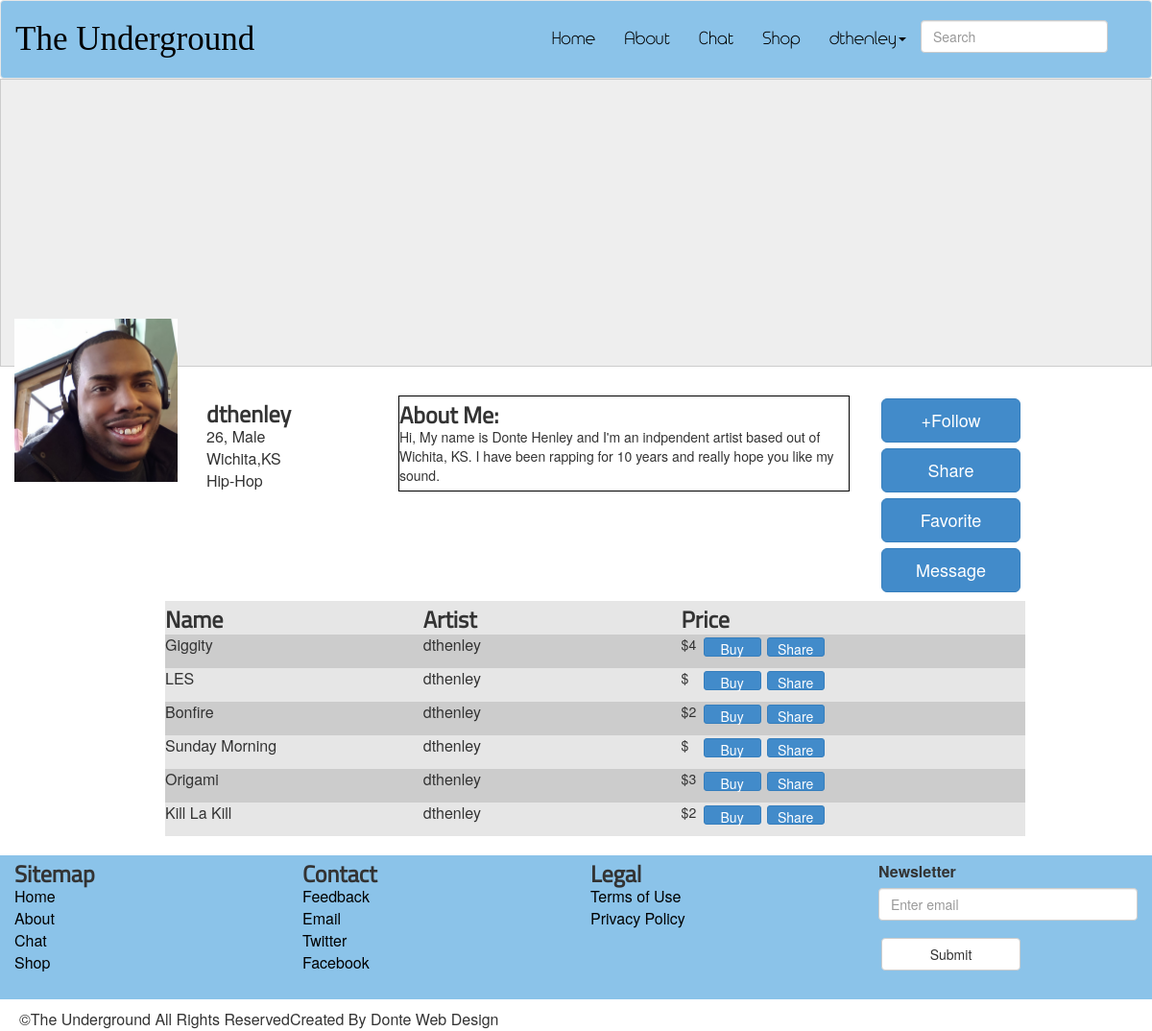
/shop.php (signed in), run on the app's committed database.
### tables this page shows
CREATE TABLE `Users` (
  `userid` int(11) NOT NULL AUTO_INCREMENT,
  `username` varchar(15) NOT NULL,
  `password` varchar(20) NOT NULL,
  `email` varchar(30) NOT NULL,
  `realname` varchar(60) DEFAULT NULL,
  `age` int(3) DEFAULT NULL,
  `sex` varchar(8) DEFAULT NULL,
  `location` varchar(80) DEFAULT NULL,
  `genre` varchar(20) DEFAULT NULL,
  `profileimg` varchar(130) DEFAULT 'images/user.png',
  `signupdate` date DEFAULT NULL,
  `lastonline` date DEFAULT NULL,
  `aboutme` varchar(1040) DEFAULT NULL,
  `acctType` varchar(10) NOT NULL,
  `comment` varchar(5000) DEFAULT NULL,
  `favoriteList` varchar(250) DEFAULT NULL,
  PRIMARY KEY (`userid`),
  UNIQUE KEY `userid` (`userid`)
);

CREATE TABLE `Music` (
  `musicId` int(11) NOT NULL AUTO_INCREMENT,
  `musicFile` varchar(150) NOT NULL,
  `songName` varchar(30) NOT NULL,
  `songArtist` varchar(30) NOT NULL,
  `genre` varchar(30) NOT NULL,
  `songPrice` int(11) DEFAULT NULL,
  `songAlbum` varchar(50) DEFAULT NULL,
  `albumImg` varchar(150) DEFAULT NULL,
  `buyLink` varchar(100) DEFAULT NULL,
  `shareLink` varchar(30) DEFAULT NULL,
  `listenCount` int(11) DEFAULT NULL,
  `favoritedUser` varchar(30) DEFAULT NULL,
  PRIMARY KEY (`musicId`)
);

### shop.php (the view, shortened to what this page needs)
<?php
	include_once 'connect_to_mysql.php';
	if(!empty($_SESSION['userid'])) {
		$userid = $_SESSION['userid'];
		$sql = "SELECT * FROM users WHERE userid=:userid";
		$query = $db->prepare( $sql );
		$query->execute( array( ':userid'=>$userid) );
		$results = $query->fetchAll( PDO::FETCH_ASSOC );
		foreach( $results as $row ){
			$username = $row[ 'username'];
			$age = $row[ 'age'];
			$sex = $row[ 'sex'];
			$location = $row[ 'location'];
			$genre = $row[ 'genre'];
			$profileimg = $row[ 'profileimg'];
			$aboutme = $row[ 'aboutme'];
		}
	}
	else if(empty($_SESSION)){
		header('location: index.php');
	}
	$sql = "SELECT * FROM Music WHERE songArtist=:username";
	$query = $db->prepare( $sql );
	$query->execute( array( ':username'=>$username ) );
	$results = $query->fetchAll( PDO::FETCH_ASSOC );
?>
<html>
<html lang="en">
<head>
	<link rel="stylesheet" href="css/normalize.css">
	<link href="css/bootstrap.css" rel="stylesheet">
	<link rel="stylesheet" href="css/site.css">
	<link type="text/css" href="skin/jplayer.blue.monday.css" rel="stylesheet" />
</head>
<body>
<div class="wrapper">
	<?php include_once 'includes/header.php' ?>
	<section>
		 <div class="jumbotron crop about-img">
		 </div>
	</section>
	<section class="clear profile">
		<div class="col-md-2 profile-img">
				<img src=<?php echo($profileimg) ?>>
			</div>
			<div class="col-md-2">
				<ul>
					<li><h2><?php echo($username) ?></h2></li>
					<li><?php echo($age) ?>, <?php echo($sex) ?></li>
					<li><?php echo($location) ?></li>
					<li><?php echo($genre) ?></li>
				</ul>
			</div>
		<div class="col-md-5">
			<div class="profile-info">
				<h2>About Me:</h2><p> <?php echo($aboutme) ?>
				</p>
			</div>
		</div>
		<div class="col-md-3">
			<p>
				<button type="button" class="btn btn-primary btn-lg" id="followButton">+Follow</button>
				<button type="button" class="btn btn-primary btn-lg" id="shareButton">Share</button>
				<button type="button" class="btn btn-primary btn-lg" id="favoriteButton">Favorite</button>
				<button type="button" class="btn btn-primary btn-lg" id="messageButton">Message</button>
			</p>
		</div>
	</section>
	<section>
		<div class="col-md-12">
			<ol class="shop-list shop-section">
				<li>
					<div class="shop-name"><h2>Name</h2></div>
					<div class="shop-artist"><h2>Artist</h2></div>
					<div class="shop-price"><h2>Price</h2></div>
				</li>
				<?php
				foreach( $results as $row ){
					echo'<li>';
					echo	'<div class="shop-name">'.$row[ 'songName' ] .'</div>';
					echo	'<div class="shop-artist">'.$row[ 'songArtist' ].'</div>';
					echo	'<div class="shop-price">';
					echo		'<p>&#36;'.$row[ 'songPrice' ].'</p>';
					echo		'<button type="button" class="btn btn-primary btn-xs shop-btn">Buy</button>';
					echo		'<button type="button" class="btn btn-primary btn-xs shop-btn">Share</button>';
					echo	'</div>';
					echo'</li>';
				}
				?>
			</ol>
		</div>
	</section>
	<?php include_once 'includes/footer.php'; ?>
</div>
</body>
</html>

### includes/header.php (shortened to what this page needs)
<header>
		<nav class="navbar navbar-default header-color" role="navigation">
		  <div class="container-fluid">
		    <div class="navbar-header">
		      <a class="navbar-brand logo" href="index.php">The Underground</a>
		    </div>
		    <div class="collapse navbar-collapse" id="bs-example-navbar-collapse-1">
		      <form class="navbar-form navbar-right" role="search">
		        <div class="form-group">
		          <input type="text" class="form-control" placeholder="Search" id="search">
		        </div>
		      </form>
		      <ul class="nav navbar-nav navbar-right">
		        <li><a href="index.php">Home</a></li>
		        <li><a href="about.php">About</a></li>
		        <li><a href="chat/index.php">Chat</a></li>
		        <li><a href="shop.php">Shop</a></li>
		        <?php
				if (!empty($_SESSION)) {
					echo('<li class="dropdown"><a href="profile.php" class="dropdown-toggle" data-toggle="dropdown">'.$username.'<b class="caret"></b></a>');
					echo<<<MENU
			          <ul class="dropdown-menu">
			          	<li><a href="profile.php">View Profile</a></li>
			            <li><a href="signup.php">Edit Profile</a></li>
			            <li><a href="music_upload.php">Music Upload</a></li>
			            <li><a href="logout.php">Logout</a></li>
			          </ul>
			          </li>
MENU;
				}else{
					echo('<li><a href="index.php">Login</a></li>');
				}
			?>
		      </ul>
		    </div>
		  </div>
		</nav>
	</header>

### css/site.css (style rules this page uses)
body { font: arial; width: 100%; font-size: 16px; }
.navbar-form { margin-top: 20px; }
.navbar-default .navbar-nav > li > a { color: #000; font-family:headerFont; font-size: 18px; margin-top: 15px; margin-bottom: 15px; }
.navbar-default .navbar-brand { color: #000; }
.header,.top-half,.bottom-half,,.subfooter { width: 95%; margin: 0 auto; }
.btn { width: 145px; margin: 3px; }
ol,ul { list-style-type: none; }
header,footer { position: relative; z-index: 100; }
header li { font-size: 28px; }
h2 { font-family:header2Font; font-weight: bold; font-size: 24px; margin-top: 6px; margin-bottom: 0; }
p { font-size: 14px; margin-bottom: 6px; }
a { color: #000; }
.clear { clear: both; }
.crop { float:left; overflow:hidden; border:1px solid #ccc; }
.jumbotron { width: 100%; margin-top: -20px; }
.about-img { height: 300px; }
.profile { height: 180px; }
.profile img { width: 100%; margin-top: -80px; }
.profile ul { padding: 0; }
.profile-info { height: 100px; border: 1px solid #000; overflow: hidden; }
.profile-img img { max-height: 100%; }
.artist-comment h2,p { float: left; }
.user-comment h2,p { float: right; }
.shop-section { padding-bottom: 20px; }
.shop-list { width: 80%; margin: 0 auto; }
.shop-list li:nth-child(odd) { height:35px; width: 100%; clear: both; background-color: #E6E6E6; }
.shop-list li:nth-child(even) { height: 35px; width: 100%; clear: both; background-color: #CCCCCC; }
.shop-name,.shop-artist,.shop-price { width: 30%; float: left; }
.shop-btn { width: 60px; height: 20px; font-size: 14px; }
.shop-price p { float: left; width: 20px; }
.logo { font-size: 35px; font-family:logoFont; margin-top: 15px; margin-bottom: 15px; }
.header-color { background-color:#8BC3E9; }

### data on the page
users: username "dthenley", profileimg (picture), age "26", sex "Male", location "Wichita,KS", genre "Hip-Hop", aboutme "Hi, My name is Donte Henley and I'm an indpendent artist based out of Wichita, KS. I have been rapping for 10 years and really hope you like my sound."
music: songName "Giggity", songArtist "dthenley", songPrice "4"
music: songName "LES", songArtist "dthenley"
music: songName "Bonfire", songArtist "dthenley", songPrice "2"
music: songName "Sunday Morning", songArtist "dthenley"
music: songName "Origami", songArtist "dthenley", songPrice "3"
music: songName "Kill La Kill", songArtist "dthenley", songPrice "2"
